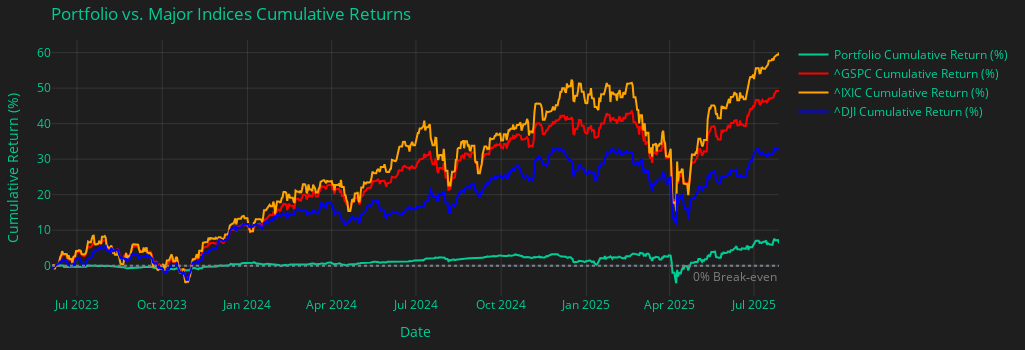

Notebook source saved alongside this figure:
### Markdown cell above
# Returns

### Code cell
import pandas as pd
import plotly.graph_objects as go

# 0) style / colors
accent_color    = '#00CC96'   # your portfolio line color
benchmark_color = 'red'       # S&P line color
nasdaq_color    = 'orange'    # NASDAQ line color
dow_color       = 'blue'      # Dow Jones line color

benchmark_symbol = '^GSPC'
nasdaq_symbol    = '^IXIC'
dow_symbol       = '^DJI'

# 1) Prepare transactions
transactions['Date'] = pd.to_datetime(transactions['Date'])
transactions = (
    transactions
    .sort_values('Date')
    .reset_index(drop=True)
)
tx_by_date = transactions.groupby('Date')

# 2) Build the full date index
start_date = transactions['Date'].min()
max_price_date = max(df.index.max() for df in symbol_dataframes.values())
end_date = max(transactions['Date'].max(), max_price_date)
all_dates = pd.date_range(start=start_date, end=end_date, freq='D')

# 3) Build a daily price series for each symbol
daily_prices = {}
for sym, df in symbol_dataframes.items():
    df_daily = (
        df
        .sort_index()
        .reindex(all_dates, method='ffill')
    )
    daily_prices[sym] = df_daily

# 4) Run the portfolio simulation
daily_sim = pd.DataFrame(index=all_dates, columns=[
    'Cash','MarketValue','TotalReturns','CumulativeDeposits','NetReturns'
], dtype=float)

cash_balance = 0.0
cumulative_deposits = 0.0
positions = {}

for date in all_dates:
    if date in tx_by_date.groups:
        for _, row in tx_by_date.get_group(date).iterrows():
            action = row['Action']
            if action == 'Deposit':
                amt = row['Total']
                cash_balance += amt
                cumulative_deposits += amt
            elif action == 'Buy':
                cash_balance -= row['Total']
                positions[row['Symbol']] = positions.get(row['Symbol'], 0) + row['Shares']
            elif action == 'Sell':
                cash_balance += row['Total']
                positions[row['Symbol']] = positions.get(row['Symbol'], 0) - row['Shares']

    market_val = sum(
        qty * daily_prices[sym].loc[date, 'Close']
        for sym, qty in positions.items()
        if sym in daily_prices
    )
    total_val = cash_balance + market_val
    net_ret = total_val - cumulative_deposits

    daily_sim.loc[date] = [
        cash_balance,
        market_val,
        total_val,
        cumulative_deposits,
        net_ret
    ]

# 5) compute portfolio cumulative return pct
denominator = cumulative_deposits + cash_balance
daily_sim['CumulativeReturnPct'] = daily_sim['NetReturns'] / denominator * 100

# helper to build benchmark returns
def get_cum_returns(symbol):
    df = (
        symbol_dataframes[symbol]
        .sort_index()
        .reindex(all_dates, method='ffill')
    )
    df['DailyReturn'] = df['Close'].pct_change().fillna(0)
    df['CumulativeReturn'] = (1 + df['DailyReturn']).cumprod() - 1
    return df['CumulativeReturn'] * 100

# 6) compute each benchmark's cumulative returns
sp_returns    = get_cum_returns(benchmark_symbol)
nasdaq_returns = get_cum_returns(nasdaq_symbol)
dow_returns    = get_cum_returns(dow_symbol)

# 7) build the Plotly figure
fig2 = go.Figure()

# portfolio line
fig2.add_trace(go.Scatter(
    x=daily_sim.index,
    y=daily_sim['CumulativeReturnPct'],
    mode='lines',
    name='Portfolio Cumulative Return (%)',
    line=dict(width=2, color=accent_color)
))

# S&P 500 line
fig2.add_trace(go.Scatter(
    x=sp_returns.index,
    y=sp_returns,
    mode='lines',
    name=f'{benchmark_symbol} Cumulative Return (%)',
    line=dict(width=2, color=benchmark_color)
))

# NASDAQ Composite line
fig2.add_trace(go.Scatter(
    x=nasdaq_returns.index,
    y=nasdaq_returns,
    mode='lines',
    name=f'{nasdaq_symbol} Cumulative Return (%)',
    line=dict(width=2, color=nasdaq_color)
))

# Dow Jones line
fig2.add_trace(go.Scatter(
    x=dow_returns.index,
    y=dow_returns,
    mode='lines',
    name=f'{dow_symbol} Cumulative Return (%)',
    line=dict(width=2, color=dow_color)
))

# break‑even horizontal
fig2.add_hline(
    y=0,
    line=dict(color='grey', dash='dot'),
    annotation_text='0% Break‑even',
    annotation_position='bottom right',
    annotation_font_color='grey'
)

# layout styling
fig2.update_layout(
    title='Portfolio vs. Major Indices Cumulative Returns',
    title_font_color=accent_color,
    xaxis=dict(
        title='Date',
        title_font_color=accent_color,
        tickfont_color=accent_color,
        gridcolor='rgba(255,255,255,0.1)'
    ),
    yaxis=dict(
        title='Cumulative Return (%)',
        title_font_color=accent_color,
        tickfont_color=accent_color,
        gridcolor='rgba(255,255,255,0.1)'
    ),
    font=dict(color=accent_color),
    template='plotly_dark',
    paper_bgcolor='#1e1e1e',
    plot_bgcolor='#1e1e1e',
    width=1025,
    height=350,
    margin=dict(l=20, r=20, t=40, b=20),
    showlegend=True
)

fig2.show()

### Figure 1 — Plotly figure (JSON) as saved in the notebook; plotly's stock layout.template omitted (floating-point values rounded to 4 significant figures; data arrays with more than 128 entries replaced by an {"elided": "..."} marker saying what was removed)
{"data": [{"line": {"color": "#00CC96", "width": 2}, "mode": "lines", "name": "Portfolio Cumulative Return (%)", "type": "scatter", "x": {"elided": "786 str values"}, "y": {"elided": "786 float values"}}, {"line": {"color": "red", "width": 2}, "mode": "lines", "name": "^GSPC Cumulative Return (%)", "type": "scatter", "x": {"elided": "786 str values"}, "y": {"elided": "786 float values"}}, {"line": {"color": "orange", "width": 2}, "mode": "lines", "name": "^IXIC Cumulative Return (%)", "type": "scatter", "x": {"elided": "786 str values"}, "y": {"elided": "786 float values"}}, {"line": {"color": "blue", "width": 2}, "mode": "lines", "name": "^DJI Cumulative Return (%)", "type": "scatter", "x": {"elided": "786 str values"}, "y": {"elided": "786 float values"}}], "layout": {"annotations": [{"font": {"color": "grey"}, "showarrow": false, "text": "0% Break‑even", "x": 1, "xanchor": "right", "xref": "x domain", "y": 0, "yanchor": "top", "yref": "y"}], "font": {"color": "#00CC96"}, "height": 350, "margin": {"b": 20, "l": 20, "r": 20, "t": 40}, "paper_bgcolor": "#1e1e1e", "plot_bgcolor": "#1e1e1e", "shapes": [{"line": {"color": "grey", "dash": "dot"}, "type": "line", "x0": 0, "x1": 1, "xref": "x domain", "y0": 0, "y1": 0, "yref": "y"}], "showlegend": true, "title": {"font": {"color": "#00CC96"}, "text": "Portfolio vs. Major Indices Cumulative Returns"}, "width": 1025, "xaxis": {"autorange": true, "gridcolor": "rgba(255,255,255,0.1)", "range": ["2023-06-04", "2025-07-28"], "tickfont": {"color": "#00CC96"}, "title": {"font": {"color": "#00CC96"}, "text": "Date"}, "type": "date"}, "yaxis": {"autorange": true, "gridcolor": "rgba(255,255,255,0.1)", "range": [-8.543, 63.55], "tickfont": {"color": "#00CC96"}, "title": {"font": {"color": "#00CC96"}, "text": "Cumulative Return (%)"}, "type": "linear"}}}
